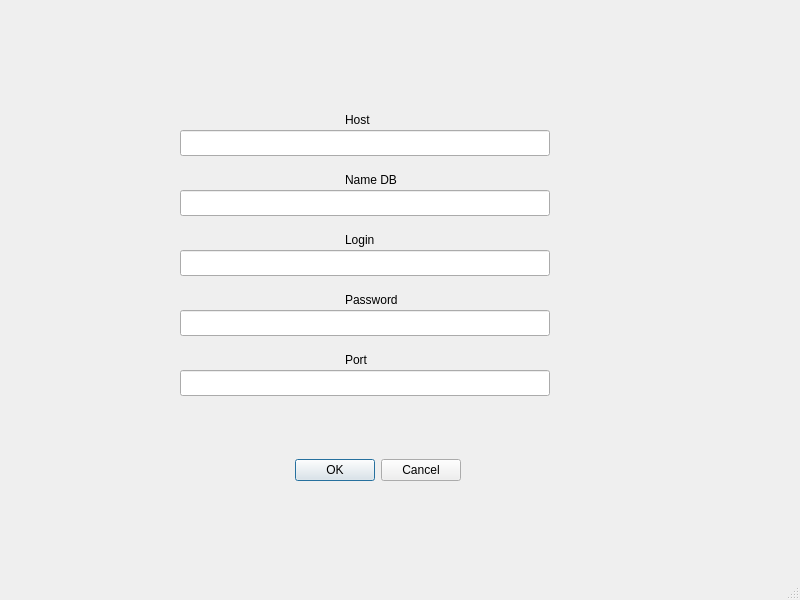
<?xml version="1.0" encoding="UTF-8"?>
<ui version="4.0">
 <class>MainWindow</class>
 <widget class="QMainWindow" name="MainWindow">
  <property name="geometry">
   <rect>
    <x>0</x>
    <y>0</y>
    <width>800</width>
    <height>600</height>
   </rect>
  </property>
  <property name="windowTitle">
   <string>MainWindow</string>
  </property>
  <widget class="QWidget" name="centralwidget">
   <widget class="QDialogButtonBox" name="DialogButtonBox">
    <property name="enabled">
     <bool>true</bool>
    </property>
    <property name="geometry">
     <rect>
      <x>260</x>
      <y>420</y>
      <width>201</width>
      <height>101</height>
     </rect>
    </property>
    <property name="sizePolicy">
     <sizepolicy hsizetype="Expanding" vsizetype="Fixed">
      <horstretch>0</horstretch>
      <verstretch>0</verstretch>
     </sizepolicy>
    </property>
    <property name="sizeIncrement">
     <size>
      <width>0</width>
      <height>0</height>
     </size>
    </property>
    <property name="standardButtons">
     <set>QDialogButtonBox::Cancel|QDialogButtonBox::Ok</set>
    </property>
   </widget>
   <widget class="QLineEdit" name="HostLine">
    <property name="geometry">
     <rect>
      <x>180</x>
      <y>130</y>
      <width>370</width>
      <height>26</height>
     </rect>
    </property>
   </widget>
   <widget class="QLineEdit" name="NabeDbText">
    <property name="geometry">
     <rect>
      <x>180</x>
      <y>190</y>
      <width>370</width>
      <height>26</height>
     </rect>
    </property>
   </widget>
   <widget class="QLineEdit" name="LoginText">
    <property name="geometry">
     <rect>
      <x>180</x>
      <y>250</y>
      <width>370</width>
      <height>26</height>
     </rect>
    </property>
   </widget>
   <widget class="QLineEdit" name="PasswordText">
    <property name="geometry">
     <rect>
      <x>180</x>
      <y>310</y>
      <width>370</width>
      <height>26</height>
     </rect>
    </property>
   </widget>
   <widget class="QLineEdit" name="PortText">
    <property name="geometry">
     <rect>
      <x>180</x>
      <y>370</y>
      <width>370</width>
      <height>26</height>
     </rect>
    </property>
   </widget>
   <widget class="QLabel" name="HostLabel">
    <property name="geometry">
     <rect>
      <x>345</x>
      <y>110</y>
      <width>63</width>
      <height>20</height>
     </rect>
    </property>
    <property name="text">
     <string>Host</string>
    </property>
   </widget>
   <widget class="QLabel" name="NameDbLabel">
    <property name="geometry">
     <rect>
      <x>345</x>
      <y>170</y>
      <width>63</width>
      <height>20</height>
     </rect>
    </property>
    <property name="text">
     <string>Name DB</string>
    </property>
   </widget>
   <widget class="QLabel" name="LoginLabel">
    <property name="geometry">
     <rect>
      <x>345</x>
      <y>230</y>
      <width>63</width>
      <height>20</height>
     </rect>
    </property>
    <property name="text">
     <string>Login</string>
    </property>
   </widget>
   <widget class="QLabel" name="PasswordLabel">
    <property name="geometry">
     <rect>
      <x>345</x>
      <y>290</y>
      <width>63</width>
      <height>20</height>
     </rect>
    </property>
    <property name="text">
     <string>Password</string>
    </property>
   </widget>
   <widget class="QLabel" name="PortLabel">
    <property name="geometry">
     <rect>
      <x>345</x>
      <y>350</y>
      <width>63</width>
      <height>20</height>
     </rect>
    </property>
    <property name="text">
     <string>Port </string>
    </property>
   </widget>
  </widget>
  <widget class="QMenuBar" name="menubar">
   <property name="geometry">
    <rect>
     <x>0</x>
     <y>0</y>
     <width>800</width>
     <height>26</height>
    </rect>
   </property>
  </widget>
  <widget class="QStatusBar" name="statusbar"/>
 </widget>
 <resources/>
 <connections/>
</ui>
